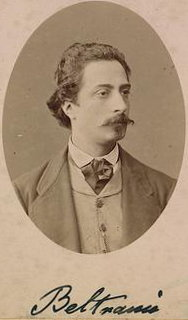
#> input picture Chapter3/Data/Beltrami.jpg, 188 x 320 px
$ jupyter execute --allow-errors Topic_6_PenalizedLS_Sparsity.ipynb
#> lines starting #> are read from the running program, lines starting #| are printed output that depends on the picture
# **Topic 06 - Least Squares**: Supplementary Interactive Material

-------------------------------------------------------------------------

# Read Before Running (**Attention!**)

Before runnig this notebook, we will need to install scikit learn. You can either do so directly in command line, or by updating your requirements.txt file if you are comfortable. It is easiest to simply run the following line directly within in jupyter lab. You will only need to do so once, and the package will remain installed thereafter.

**Please see below**

[cell 1]
import sys

[cell 2]
import numpy as np, matplotlib.pyplot as plt
import ipywidgets as widgets
from ipywidgets import interact, FloatLogSlider, Dropdown, IntSlider, FloatSlider
from sklearn.linear_model import Ridge, Lasso
from matplotlib.patches import Circle, Rectangle
from scipy.optimize import minimize
from PIL import Image
import random

## Example 01: Revisiting the P norm from Our first notebook

The following visualization gives us a chance to look at the p norm as $p \rightarrow \infty$. Try some different values, (including "inf") and see for yourself:

[cell 3]
# ----------------------------- Widget setup -----------------------------------
p_input = widgets.Text(
    value='2.0',
    description='p:',
    placeholder='Enter value or "inf"',
)
output = widgets.Output()

def lp_polygon(p, num=4000):
    if np.isinf(p):
        xs = np.array([-1,  1,  1, -1])
        ys = np.array([-1, -1,  1,  1])
        return xs, ys

    if p <= 0:
        raise ValueError("p must be > 0 or 'inf'.")

    x = np.linspace(-1.0, 1.0, num, dtype=np.float64)
    inside = 1.0 - np.abs(x)**p
    inside = np.where(inside < 0, 0.0, inside)   # no negatives
    y = inside**(1.0/p)

    # Force exact axis intercepts (In reality, our "spikes" become so thin that our resolution cannot capture them)
    y[0] = 0.0
    y[-1] = 0.0
    mid = num // 2
    y[mid] = 1.0

    xs = np.concatenate([x, x[::-1]])
    ys = np.concatenate([ y, -y[::-1]])
    return xs, ys

# ----------------------------- Update plot ------------------------------------
def update_plot(change=None):
    with output:
        output.clear_output(wait=True)
        val = p_input.value.strip()
        try:
            p = float(val) if val.lower() != 'inf' else np.inf
        except ValueError:
            print("Invalid input — enter a number or 'inf'")
            return

        try:
            xs, ys = lp_polygon(p)
        except ValueError as e:
            print(e)
            return

        fig, ax = plt.subplots(figsize=(5, 5))
        ax.fill(xs, ys, alpha=0.7)           # filled interior
        ax.plot(xs, ys, lw=2)                # crisp boundary
        ax.set_aspect('equal')
        ax.set_xlim(-1.3, 1.3)
        ax.set_ylim(-1.3, 1.3)
        label = r"\infty" if not np.isfinite(p) else f"{p:g}"
        ax.set_title(rf"Unit $L_{{{label}}}$ Ball")
        ax.set_xlabel('$x$')
        ax.set_ylabel('$y$')
        plt.show()
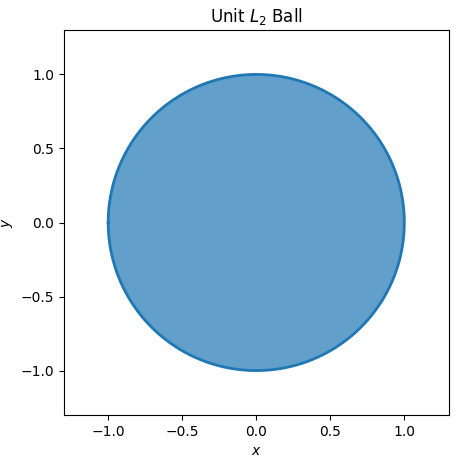
#> figure drawn by matplotlib, 1 panel

# ----------------------------- Display ----------------------------------------
p_input.observe(update_plot, names='value')
display(widgets.VBox([p_input, output]))
update_plot()

## Example 02: Image recovery by minimizing TV Energy

### Total Variation Inpainting — What Our Code Does

In our Python script, we start with a grayscale image $u_0$, randomly remove
about 70 % of its pixels, and attempt to reconstruct the missing values by
minimizing the **total variation** (TV) of the image while keeping the known pixels fixed.

---

#### 1. Problem setup

We define a binary mask $M$ indicating which pixels are known.
Our goal is to find a complete image $u$ satisfying:

$$
M u = M u_0
$$

and minimizing the **TV energy**:

$$
E(u) = \lambda \|\nabla u\|_1
= \lambda \sum_{i,j} \sqrt{(u_x(i,j))^2 + (u_y(i,j))^2}.
$$

Here, $\nabla u$ represents spatial gradients, and the $\ell_1$ norm promotes
sparsity of gradients — i.e. large smooth regions separated by sharp edges.

---

#### 2. Discrete gradient descent update

We approximate the gradient of the TV functional by a discrete divergence operator:

$$
\frac{\partial u}{\partial t}
= -\lambda\,\mathrm{div}\!\left(\frac{\nabla u}{\|\nabla u\| + \varepsilon}\right),
$$

and perform iterative updates of the form:

$$
u^{k+1} = u^{k} - \Delta t \, \lambda \,
\mathrm{div}\!\left(\frac{\nabla u^{k}}{\|\nabla u^{k}\| + \varepsilon}\right).
$$

After each iteration, we re-impose the known pixels:

$$
u^{k+1}_{M=1} = u_0^{M=1}.
$$

This ensures that the reconstruction never alters observed data.

---

#### 3. Interpretation

This procedure is an explicit **gradient-descent solver** for the convex problem

$$
\min_{u} \frac{\lambda}{2}\|\nabla u\|_1
\quad \text{s.t.} \quad M u = M u_0,
$$

which is an $\ell_1$-type **total variation minimization** —
a convex relaxation of the intractable $\ell_0$ sparsity problem.
It promotes smooth reconstructions while preserving edges, effectively
“filling in” the missing pixels by enforcing sparsity of image gradients.

[cell 4]
#  1. Load image
img = Image.open('./Data/Beltrami.jpg').convert('L')  # 'L' converts to grayscale
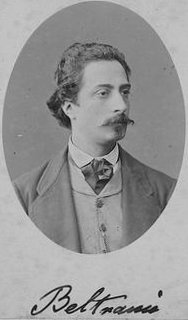
#> img: PIL image 188x320 L; min 1, max 226, mean 151.1

img = np.array(img, dtype=np.float32) / 255.0         # convert to float in [0,1]
#> img: shape (320, 188) float32
#  2. Mask pixels
rng = np.random.default_rng(42)

mask_ratio = 0.91   # 70% missing

mask = rng.uniform(size=img.shape) > mask_ratio
corrupted = img * mask
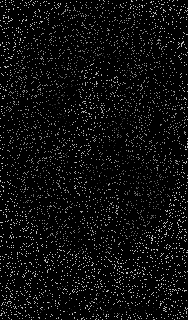
#> corrupted: shape (320, 188) float32; min 0, max 0.827, mean 0.0535

#  3. TV inpainting
def grad_tv(u):
    """Compute gradient of isotropic total variation."""
    ux = np.roll(u, -1, axis=1) - u
    uy = np.roll(u, -1, axis=0) - u
    norm = np.sqrt(ux**2 + uy**2 + 1e-8)
    div = (ux / norm) - (np.roll(ux / norm, 1, axis=1))
    div += (uy / norm) - (np.roll(uy / norm, 1, axis=0))
    return -div

def tv_inpaint(corrupted, mask, lam=0.2, n_iter=100, dt=0.1):
    """Basic total variation inpainting via gradient descent."""
#> called with lam = 0.2, n_iter = 100, dt = 0.1
    u = corrupted.copy()
    for _ in range(n_iter):
        u -= dt * (lam * grad_tv(u))
        u[mask] = corrupted[mask]   # enforce known pixels
#> this loop made 100 passes
#> pass 1, in grad_tv, `ux = np.roll(u, -1, axis=1) - u`:
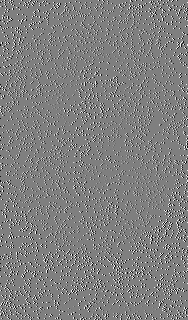
#> ux: shape (320, 188) float32; min -0.827, max 0.827, mean -3.37e-11; drawn with min black and max white
#> pass 1, in grad_tv, `uy = np.roll(u, -1, axis=0) - u`:
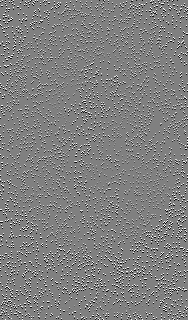
#> uy: shape (320, 188) float32; min -0.827, max 0.82, mean 3.17e-11; drawn with min black and max white
#> pass 1, in grad_tv, `norm = np.sqrt(ux**2 + uy**2 + 1e-8)`:
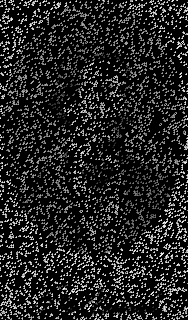
#> norm: shape (320, 188) float32; min 0.0001, max 1.17, mean 0.167; drawn with min black and max white
#> pass 1, in grad_tv, `div = (ux / norm) - (np.roll(ux / norm, 1, axis=1))`:
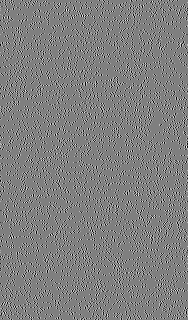
#> div: shape (320, 188) float32; min -2, max 2, mean -8.21e-10; drawn with min black and max white
#> after the loop:
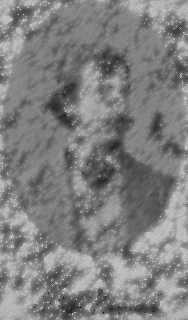
#> u: shape (320, 188) float32; min 0.0392, max 0.827, mean 0.503
    return np.clip(u, 0, 1)

reconstructed = tv_inpaint(corrupted, mask, lam=0.2, n_iter=100, dt=0.1)

# 4. Visualization
fig, ax = plt.subplots(1, 3, figsize=(12, 4))
titles = ["Original", f"Corrupted ({mask_ratio*100}% missing)", "TV Reconstruction"]
images = [img, corrupted, reconstructed]

for a, im, t in zip(ax, images, titles):
    a.imshow(im, cmap='gray', vmin=0, vmax=1)
    a.set_title(t)
    a.axis('off')
#> this loop made 3 passes
#> t on passes 1 to 3: 'Original', 'Corrupted (91.0% missing)', 'TV Reconstruction'

plt.tight_layout()
plt.show()
